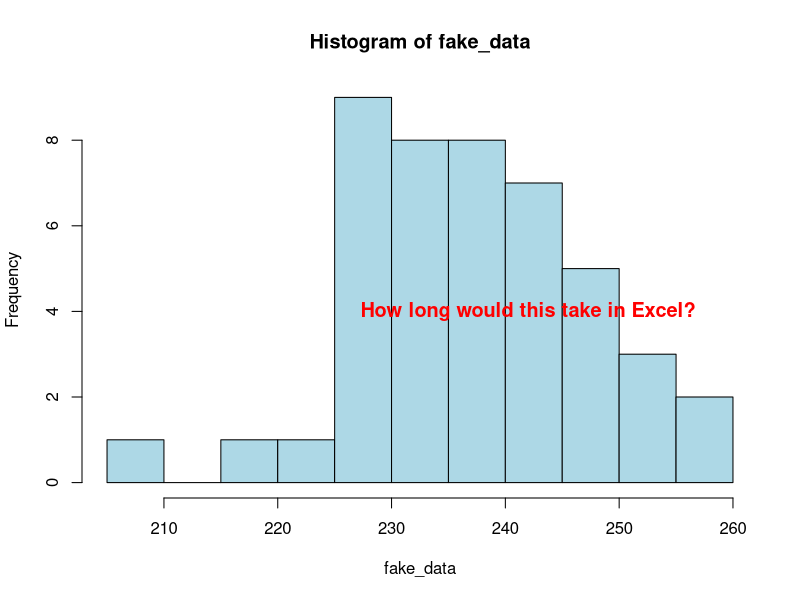

Here is the R script that generated this plot:
## ---- chunk 1

fake_data <- rnorm(45,mean = 240, sd = 12)
hist(fake_data, col = "lightblue")
text(x = 242, y = 4, "How long would this take in Excel?" , font = 2,cex = 1.2,  col = "red")

## ---- chunk 2
4 + 8

10 / 2

15 %% 4
## ---- chunk 3
x <- 4
y <- 6
x + y
z <- "Hello Harvard Forest"
print(z)
## ---- chunk 4
v <- c(1,2,3,4,10) 
sum(v)

v2 <- c(10,15,20,30,40)
v + v2

## ---- chunk 5
temperature <- c(70,80,50,53,60,45) # in Fahrenheit
precipitation <- c(.01,1,0,2,.8,1.5) # in inches

## ---- chunk 6
weather <- data.frame(date = c("3/18","3/19","4/10","4/11","4/18","5/10"),temperature = c(70,80,50,53,60,45), precipitation = c(.01,1,0,2,.8,1.5) )
weather
